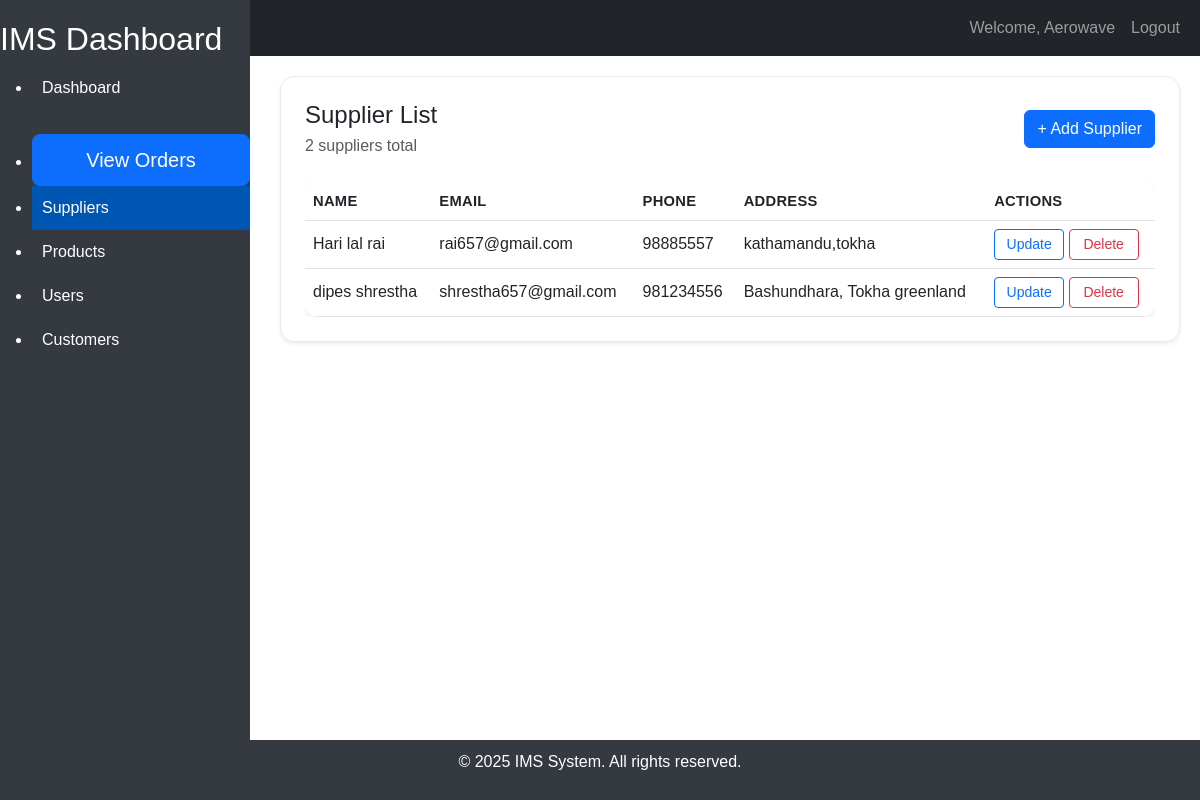
Page /suppliers/suppliers/ (signed in) on the earlier database version.
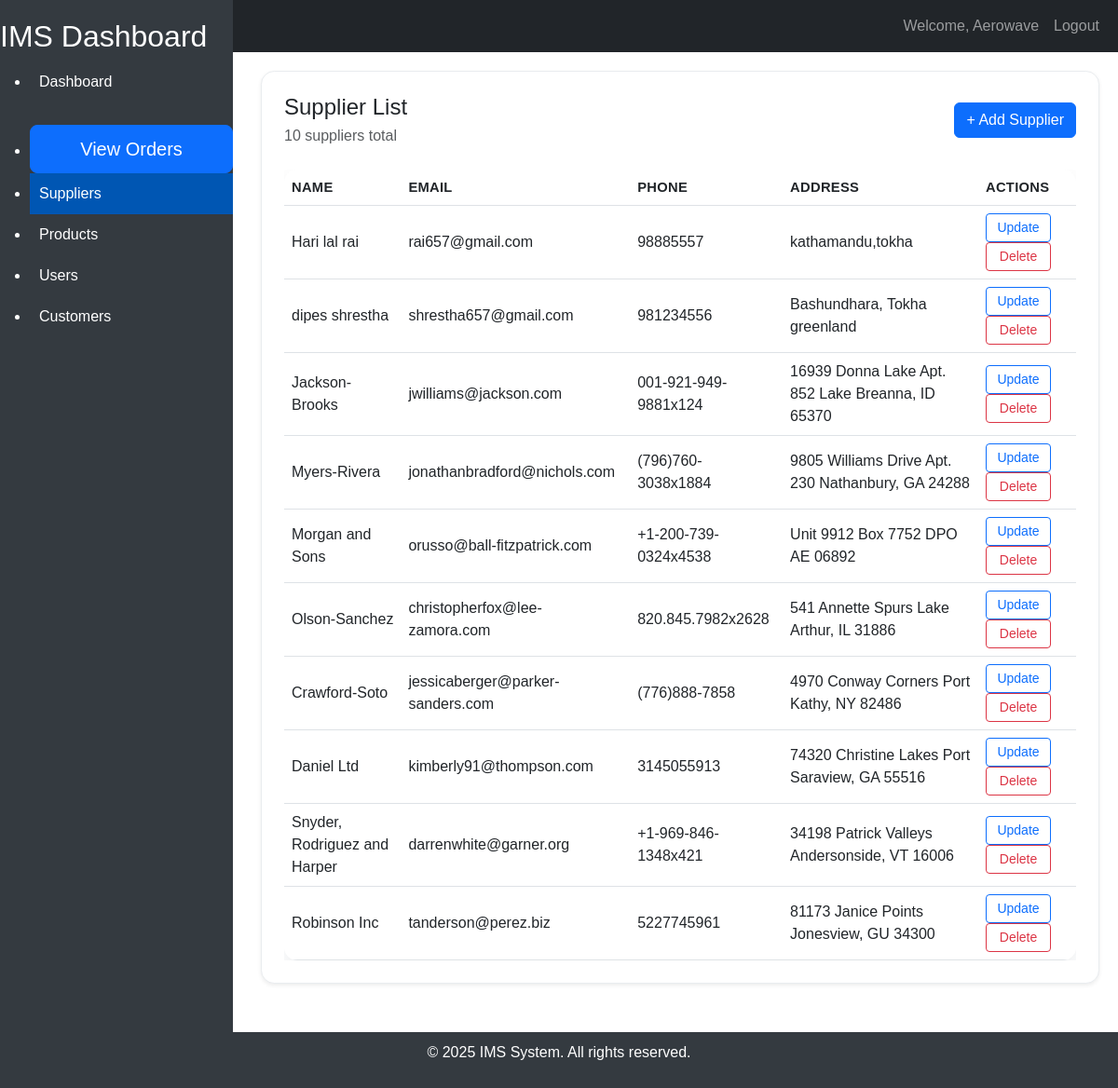
Same page on the later database version.
### suppliers/models.py (models this page shows, shortened)
class Supplier(models.Model):
    name = models.CharField(max_length=100)
    email = models.EmailField()
    phone = models.CharField(max_length=20)
    address = models.TextField(blank=True, null=True)
    created_at = models.DateTimeField(auto_now_add=True)
    updated_at = models.DateTimeField(auto_now=True)
    is_active = models.BooleanField(default=True)
    class Meta:
        db_table = 'Suppliers'
        verbose_name = 'Supplier'
        verbose_name_plural = 'Suppliers'
        indexes = [
            models.Index(fields=['name']),
            models.Index(fields=['email']),
        ]

### suppliers/views.py (the view)
# urls.py: path('suppliers/', SupplierListView.as_view(), name='supplier-list'),
class SupplierListView(SessionLoginRequiredMixin, ListView):
    model = Supplier
    template_name = "suppliers/supplier_list.html"
    context_object_name = "suppliers"

### home/mixins.py (called while the page is built)
    def dispatch(self, request, *args, **kwargs):
        if not request.session.get("user_id"):
            return redirect_to_login(request.get_full_path(), "login")
        return super().dispatch(request, *args, **kwargs)

### suppliers/template/suppliers/supplier_list.html
{% extends "home/base.html" %}
{% block content %}
<div class="supplier-card shadow-sm p-4">
    <div class="supplier-list-header d-flex justify-content-between mb-4">
        <div>
            <h2 class="h4 mb-1">Supplier List</h2>
            <span class="text-muted">{{ suppliers|length }} supplier{{ suppliers|length|pluralize }} total</span>
        </div>
        <a href="{% url 'supplier-create' %}" class="btn btn-primary">+ Add Supplier</a>
    </div>
    <div class="table-responsive">
        <table class="table table-hover supplier-table mb-0">
            <thead>
                <tr><th>Name</th><th>Email</th><th>Phone</th><th>Address</th><th>Actions</th></tr>
            </thead>
            <tbody>
                {% for supplier in suppliers %}
                <tr>
                    <td data-label="Name">{{ supplier.name }}</td>
                    <td data-label="Email">{{ supplier.email }}</td>
                    <td data-label="Phone">{{ supplier.phone }}</td>
                    <td data-label="Address">{{ supplier.address|default:"-" }}</td>
                    <td data-label="Actions">
                        <a href="{% url 'supplier-update' supplier.pk %}" class="btn btn-sm btn-outline-primary">Update</a>
                        <a href="{% url 'supplier-delete' supplier.pk %}" class="btn btn-sm btn-outline-danger">Delete</a>
                    </td>
                </tr>
                {% empty %}
                <tr><td colspan="5">No suppliers found.</td></tr>
                {% endfor %}
            </tbody>
        </table>
    </div>
</div>
{% endblock %}

### home/templates/home/base.html (shortened to what this page needs)
{% load static %}
<!DOCTYPE html>
<html lang="en">
<head>
    <link href="https://cdn.jsdelivr.net/npm/bootstrap@5.3.0-alpha1/dist/css/bootstrap.min.css" rel="stylesheet">
    <link rel="stylesheet" href="{% static 'customer/css/customer.css' %}">
</head>
<body>
    <nav class="navbar navbar-expand-lg navbar-dark bg-dark">
        <div class="container-fluid">
            <a class="navbar-brand" href="#">IMS</a>
            <div class="collapse navbar-collapse" id="navbarNav">
                <ul class="navbar-nav ms-auto">
                    {% if user.is_authenticated %}
                    <li class="nav-item">
                        <a class="nav-link" href="#">Welcome, {{ user.username }}</a>
                    </li>
                    <li class="nav-item">
                        <a class="nav-link" href="{% url 'logout' %}">Logout</a>
                    </li>
                    {% endif %}
                </ul>
            </div>
        </div>
    </nav>
    <div class="sidebar">
        <h2>IMS Dashboard</h2>
        <ul>
            <li>
                <a href="{% url 'dashboard' %}"
                    class="{% if request.path == '/dashboard/' %}active{% endif %}">Dashboard</a>
            </li>
            <li class="text-center mt-4">
                <a href="{% url 'order_list' %}" class="btn btn-primary btn-lg">View Orders</a>
            </li>
            <li>
                <a href="{% url 'supplier-list' %}"
                    class="{% if request.path == '/suppliers/suppliers/' %}active{% endif %}">Suppliers</a>
            </li>
            <li>
                <a href="{% url 'product-list' %}"
                    class="{% if request.path == '/products/products/' %}active{% endif %}">Products</a>
            </li>
            <li>
                <a href="{% url 'user_list' %}"
                    class="{% if request.path == '/user/users/' %}active{% endif %}">Users</a>
            </li>
            <li>
                <a href="{% url 'customer-list' %}"
                    class="{% if request.path == '/customer/customers/' %}active{% endif %}">Customers</a>
            </li>
        </ul>
    </div>
    <div class="content">
        {% block content %}
        {% endblock %}
    </div>
    <footer class="footer">
        <div class="container">
            <p>&copy; 2025 IMS System. All rights reserved.</p>
        </div>
    </footer>
</body>
</html>

### customer/static/customer/css/customer.css (style rules this page uses)
.supplier-card { max-width: 900px; margin: 0 auto 2rem; border-radius: 0.9rem; overflow: hidden; background: #ffffff; border: 1px solid #e9ecef; }
.supplier-list-header { align-items: center; gap: 1rem; flex-wrap: wrap; }
.supplier-table { background: #ffffff; border-radius: 0.9rem; overflow: hidden; box-shadow: 0 0.65rem 1.5rem rgba(18, 38, 63, 0.08); }
.supplier-table thead th { letter-spacing: 0.02em; text-transform: uppercase; font-size: 0.92rem; }
.supplier-table td, .supplier-table th { vertical-align: middle; }
.supplier-table .btn-sm { min-width: 70px; }

### home/templates/home/base.html (style rules this page uses)
body { font-family: Arial, sans-serif; display: flex; flex-direction: column; min-height: 100vh; }
.sidebar { position: fixed; top: 0; left: 0; height: 100%; width: 250px; background-color: #343a40; color: #fff; padding-top: 20px; }
.sidebar a { color: #fff; text-decoration: none; padding: 10px; display: block; }
.sidebar .active { background-color: #0056b3; }
.content { margin-left: 260px; padding: 20px; flex: 1; }
.footer { background-color: #343a40; color: white; text-align: center; padding: 10px 0; position: relative; width: 100%; }

Differences in the rows shown:
added Supplier: name "Jackson-Brooks", email "jwilliams@jackson.com", phone "001-921-949-9881x124", address "16939 Donna Lake Apt. 852 Lake Breanna, ID 65370"
added Supplier: name "Myers-Rivera", email "jonathanbradford@nichols.com", phone "(796)760-3038x1884", address "9805 Williams Drive Apt. 230 Nathanbury, GA 24288"
added Supplier: name "Morgan and Sons", email "orusso@ball-fitzpatrick.com", phone "+1-200-739-0324x4538", address "Unit 9912 Box 7752 DPO AE 06892"
added Supplier: name "Olson-Sanchez", email "christopherfox@lee-zamora.com", phone "820.845.7982x2628", address "541 Annette Spurs Lake Arthur, IL 31886"
added Supplier: name "Crawford-Soto", email "jessicaberger@parker-sanders.com", phone "(776)888-7858", address "4970 Conway Corners Port Kathy, NY 82486"
added Supplier: name "Daniel Ltd", email "kimberly91@thompson.com", phone "3145055913", address "74320 Christine Lakes Port Saraview, GA 55516"
added Supplier: name "Snyder, Rodriguez and Harper", email "darrenwhite@garner.org", phone "+1-969-846-1348x421", address "34198 Patrick Valleys Andersonside, VT 16006"
added Supplier: name "Robinson Inc", email "tanderson@perez.biz", phone "5227745961", address "81173 Janice Points Jonesview, GU 34300"
Other differences:
{{ suppliers|length }}: "2" → "10"
